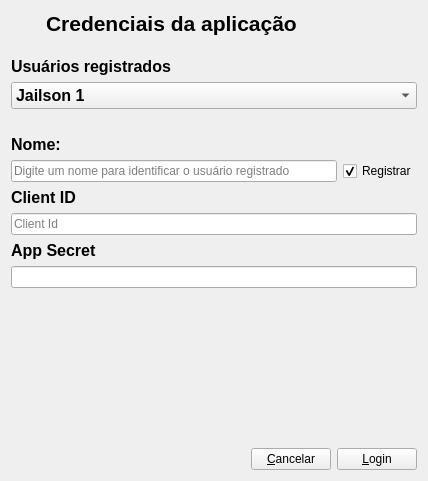
<?xml version="1.0" encoding="UTF-8"?>
<ui version="4.0">
 <class>Login</class>
 <widget class="QWidget" name="Login">
  <property name="geometry">
   <rect>
    <x>0</x>
    <y>0</y>
    <width>428</width>
    <height>481</height>
   </rect>
  </property>
  <property name="sizePolicy">
   <sizepolicy hsizetype="Fixed" vsizetype="Fixed">
    <horstretch>0</horstretch>
    <verstretch>0</verstretch>
   </sizepolicy>
  </property>
  <property name="maximumSize">
   <size>
    <width>500</width>
    <height>700</height>
   </size>
  </property>
  <property name="windowTitle">
   <string>Form</string>
  </property>
  <layout class="QVBoxLayout" name="verticalLayout_4">
   <item>
    <layout class="QVBoxLayout" name="verticalLayout_3">
     <item>
      <layout class="QVBoxLayout" name="verticalLayout_2">
       <item>
        <layout class="QHBoxLayout" name="layTitulo">
         <property name="spacing">
          <number>3</number>
         </property>
         <property name="sizeConstraint">
          <enum>QLayout::SetDefaultConstraint</enum>
         </property>
         <item>
          <widget class="QLabel" name="lblIconUsers">
           <property name="maximumSize">
            <size>
             <width>32</width>
             <height>32</height>
            </size>
           </property>
           <property name="text">
            <string/>
           </property>
           <property name="pixmap">
            <pixmap resource="../icons.qrc">:/resources/images/png/user.png</pixmap>
           </property>
           <property name="scaledContents">
            <bool>false</bool>
           </property>
          </widget>
         </item>
         <item>
          <widget class="QLabel" name="lblLogin">
           <property name="font">
            <font>
             <pointsize>16</pointsize>
             <weight>75</weight>
             <bold>true</bold>
            </font>
           </property>
           <property name="text">
            <string>Credenciais da aplicação</string>
           </property>
          </widget>
         </item>
        </layout>
       </item>
       <item>
        <spacer name="verticalSpacer">
         <property name="orientation">
          <enum>Qt::Vertical</enum>
         </property>
         <property name="sizeType">
          <enum>QSizePolicy::Fixed</enum>
         </property>
         <property name="sizeHint" stdset="0">
          <size>
           <width>13</width>
           <height>15</height>
          </size>
         </property>
        </spacer>
       </item>
       <item>
        <layout class="QVBoxLayout" name="layUsers">
         <item>
          <widget class="QLabel" name="lblUsers">
           <property name="font">
            <font>
             <pointsize>12</pointsize>
             <weight>75</weight>
             <bold>true</bold>
            </font>
           </property>
           <property name="text">
            <string>Usuários registrados</string>
           </property>
          </widget>
         </item>
         <item>
          <widget class="QComboBox" name="cmbUsuarios">
           <property name="font">
            <font>
             <pointsize>12</pointsize>
             <weight>75</weight>
             <bold>true</bold>
            </font>
           </property>
           <item>
            <property name="text">
             <string>Jailson 1</string>
            </property>
           </item>
           <item>
            <property name="text">
             <string>Jailson 2</string>
            </property>
           </item>
          </widget>
         </item>
        </layout>
       </item>
       <item>
        <spacer name="verticalSpacer_2">
         <property name="orientation">
          <enum>Qt::Vertical</enum>
         </property>
         <property name="sizeType">
          <enum>QSizePolicy::Fixed</enum>
         </property>
         <property name="sizeHint" stdset="0">
          <size>
           <width>20</width>
           <height>20</height>
          </size>
         </property>
        </spacer>
       </item>
       <item>
        <layout class="QVBoxLayout" name="verticalLayout">
         <item>
          <widget class="QLabel" name="lblUsers_2">
           <property name="font">
            <font>
             <pointsize>12</pointsize>
             <weight>75</weight>
             <bold>true</bold>
            </font>
           </property>
           <property name="text">
            <string>Nome:</string>
           </property>
          </widget>
         </item>
         <item>
          <layout class="QHBoxLayout" name="horizontalLayout">
           <item>
            <widget class="QLineEdit" name="edtNome">
             <property name="maxLength">
              <number>20</number>
             </property>
             <property name="placeholderText">
              <string>Digite um nome para identificar o usuário registrado</string>
             </property>
             <property name="clearButtonEnabled">
              <bool>true</bool>
             </property>
            </widget>
           </item>
           <item>
            <widget class="QCheckBox" name="chkRegistrar">
             <property name="text">
              <string>Registrar</string>
             </property>
             <property name="checked">
              <bool>true</bool>
             </property>
            </widget>
           </item>
          </layout>
         </item>
        </layout>
       </item>
       <item>
        <layout class="QVBoxLayout" name="layUser">
         <item>
          <widget class="QLabel" name="lblUser">
           <property name="font">
            <font>
             <pointsize>12</pointsize>
             <weight>75</weight>
             <bold>true</bold>
            </font>
           </property>
           <property name="text">
            <string>Client ID</string>
           </property>
          </widget>
         </item>
         <item>
          <widget class="QLineEdit" name="edtUser">
           <property name="maxLength">
            <number>100</number>
           </property>
           <property name="placeholderText">
            <string>Client Id</string>
           </property>
           <property name="clearButtonEnabled">
            <bool>true</bool>
           </property>
          </widget>
         </item>
        </layout>
       </item>
       <item>
        <layout class="QVBoxLayout" name="laySenha">
         <item>
          <widget class="QLabel" name="lblSenha">
           <property name="font">
            <font>
             <pointsize>12</pointsize>
             <weight>75</weight>
             <bold>true</bold>
            </font>
           </property>
           <property name="text">
            <string>App Secret</string>
           </property>
          </widget>
         </item>
         <item>
          <widget class="QLineEdit" name="edtSecret">
           <property name="maxLength">
            <number>100</number>
           </property>
           <property name="clearButtonEnabled">
            <bool>true</bool>
           </property>
          </widget>
         </item>
        </layout>
       </item>
      </layout>
     </item>
     <item>
      <spacer name="verticalSpacer_3">
       <property name="orientation">
        <enum>Qt::Vertical</enum>
       </property>
       <property name="sizeHint" stdset="0">
        <size>
         <width>20</width>
         <height>40</height>
        </size>
       </property>
      </spacer>
     </item>
     <item>
      <layout class="QHBoxLayout" name="horizontalLayout_2">
       <item>
        <spacer name="horizontalSpacer">
         <property name="orientation">
          <enum>Qt::Horizontal</enum>
         </property>
         <property name="sizeHint" stdset="0">
          <size>
           <width>40</width>
           <height>20</height>
          </size>
         </property>
        </spacer>
       </item>
       <item>
        <widget class="QPushButton" name="btnCancelar">
         <property name="text">
          <string>&amp;Cancelar</string>
         </property>
         <property name="shortcut">
          <string>Alt+C</string>
         </property>
        </widget>
       </item>
       <item>
        <widget class="QPushButton" name="btnLogin">
         <property name="text">
          <string>&amp;Login</string>
         </property>
        </widget>
       </item>
      </layout>
     </item>
    </layout>
   </item>
  </layout>
 </widget>
 <resources>
  <include location="../icons.qrc"/>
 </resources>
 <connections/>
</ui>
